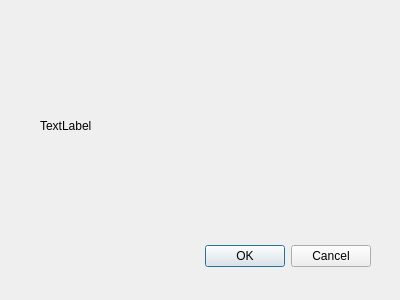
<?xml version="1.0" encoding="UTF-8"?>
<ui version="4.0">
 <class>mincostans</class>
 <widget class="QDialog" name="mincostans">
  <property name="geometry">
   <rect>
    <x>0</x>
    <y>0</y>
    <width>400</width>
    <height>300</height>
   </rect>
  </property>
  <property name="windowTitle">
   <string>Dialog</string>
  </property>
  <widget class="QDialogButtonBox" name="buttonBox">
   <property name="geometry">
    <rect>
     <x>30</x>
     <y>240</y>
     <width>341</width>
     <height>32</height>
    </rect>
   </property>
   <property name="orientation">
    <enum>Qt::Horizontal</enum>
   </property>
   <property name="standardButtons">
    <set>QDialogButtonBox::Cancel|QDialogButtonBox::Ok</set>
   </property>
  </widget>
  <widget class="QLabel" name="label">
   <property name="geometry">
    <rect>
     <x>40</x>
     <y>60</y>
     <width>311</width>
     <height>131</height>
    </rect>
   </property>
   <property name="text">
    <string>TextLabel</string>
   </property>
  </widget>
 </widget>
 <resources/>
 <connections>
  <connection>
   <sender>buttonBox</sender>
   <signal>accepted()</signal>
   <receiver>mincostans</receiver>
   <slot>accept()</slot>
   <hints>
    <hint type="sourcelabel">
     <x>248</x>
     <y>254</y>
    </hint>
    <hint type="destinationlabel">
     <x>157</x>
     <y>274</y>
    </hint>
   </hints>
  </connection>
  <connection>
   <sender>buttonBox</sender>
   <signal>rejected()</signal>
   <receiver>mincostans</receiver>
   <slot>reject()</slot>
   <hints>
    <hint type="sourcelabel">
     <x>316</x>
     <y>260</y>
    </hint>
    <hint type="destinationlabel">
     <x>286</x>
     <y>274</y>
    </hint>
   </hints>
  </connection>
 </connections>
</ui>
